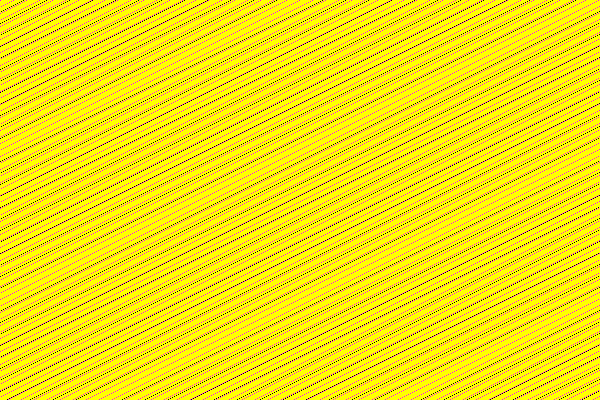
Frame 1 (no input)
Frame 2 (the mouse pressed at the canvas centre, redrawn once): identical to frame 1, image omitted

The Processing sketch that drew this single still picture (run headless with seeded random() and noise(); the mouse was pressed at the canvas centre and the sketch redrawn once):

// Processing sketch: blackAndYellow
// ── blackAndYellow.pde
// definiera tre färger <-
color cRed = color(255, 0, 255);
color cBlack = color(0);
color cYellow = color(255,255,0);

void setup() {
  size(600, 400);
}

void draw() {
  // Förbered pixlarna att bli förändrade <-
  loadPixels();  

  // Loopa igenom varje pixel och bestäm dess värd <-
  for (int i = 0; i < pixels.length; i++) {  
    
    // i en if-sats bestämmer vi värdet genom modulus <-
    if (i % 13 == 0) {
      pixels[i] = cRed;
    } else if (i % 23 == 0) {
      pixels[i] = cBlack;
    } else {
      pixels[i] = cYellow;
    }
    
  }
  // efter förändringen uppdatera pixlarna <-
  updatePixels(); 

  // Så har kan man spara en bild <-
  save("blackandyellow.jpg");
  noLoop();
}
